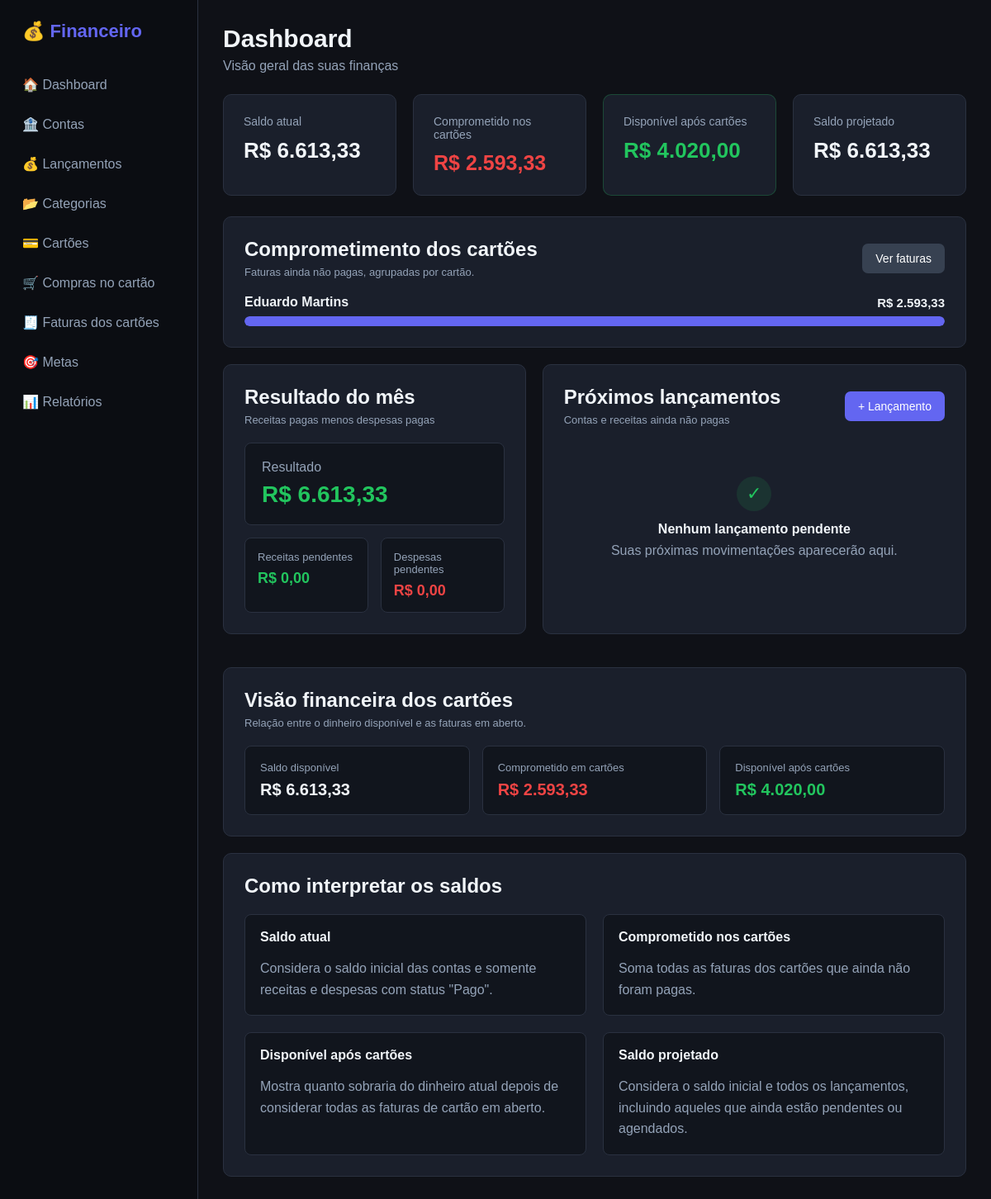
The page / on the database its author committed.
### models/cartao.py (models this page shows, shortened)
class Cartao(db.Model):
    __tablename__ = "cartoes"
    id = db.Column(
        db.Integer,
        primary_key=True
    )
    nome = db.Column(
        db.String(100),
        nullable=False
    )
    banco = db.Column(
        db.String(100),
        nullable=False
    )
    ultimos_digitos = db.Column(
        db.String(4),
        nullable=True
    )
    limite = db.Column(
        db.Numeric(12, 2),
        nullable=False,
        default=0
    )
    dia_fechamento = db.Column(
        db.Integer,
        nullable=False
    )
    dia_vencimento = db.Column(
        db.Integer,
        nullable=False
    )
    ativo = db.Column(
        db.Boolean,
        nullable=False,
        default=True
    )
    criado_em = db.Column(
        db.DateTime,
        default=datetime.utcnow
    )
    faturas = db.relationship(
        "FaturaCartao",
        back_populates="cartao",
        cascade="all, delete-orphan"
    )

### routes/dashboard.py (the view)
@dashboard_bp.route("/")
def dashboard():
    hoje = date.today()
    contas = (
        Conta.query
        .filter_by(
            ativa=True
        )
        .all()
    )
    lancamentos = (
        Lancamento.query
        .all()
    )
    faturas_abertas = (
        FaturaCartao.query
        .filter(
            FaturaCartao.status != "paga"
        )
        .all()
    )
    saldo_atual = 0.0
    saldo_projetado = 0.0
    receitas_mes = 0.0
    despesas_mes = 0.0
    receitas_pendentes = 0.0
    despesas_pendentes = 0.0
    for conta in contas:
        saldo_atual += conta.saldo_atual()
        saldo_projetado += float(
            conta.saldo_inicial or 0
        )
    for lancamento in lancamentos:
        valor = float(
            lancamento.valor or 0
        )
        if lancamento.tipo == "receita":
            fator = valor
        else:
            fator = -valor
        saldo_projetado += fator
        if (
            lancamento.data.year == hoje.year
            and
            lancamento.data.month == hoje.month
        ):
            if lancamento.tipo == "receita":
                if lancamento.status == "pago":
                    receitas_mes += valor
                else:
                    receitas_pendentes += valor
            else:
                if lancamento.status == "pago":
                    despesas_mes += valor
                else:
                    despesas_pendentes += valor
    resultado_mes = (
        receitas_mes -
        despesas_mes
    )
    comprometido_cartoes = sum(
        (
            Decimal(
                str(
                    fatura.valor_total or 0
                )
            )
            for fatura in faturas_abertas
        ),
        Decimal("0.00")
    )
    comprometido_cartoes = float(
        comprometido_cartoes
    )
    cartoes_comprometidos = {}
    for fatura in faturas_abertas:
        if not fatura.cartao:
            continue
        cartao_nome = (
            fatura.cartao.nome
        )
        valor = Decimal(
            str(
                fatura.valor_total or 0
            )
        )
        if cartao_nome not in cartoes_comprometidos:
            cartoes_comprometidos[
                cartao_nome
            ] = Decimal("0.00")
        cartoes_comprometidos[
            cartao_nome
        ] += valor
    cartoes_comprometidos_lista = []
    for nome, valor in sorted(
        cartoes_comprometidos.items(),
        key=lambda item: item[1],
        reverse=True
    ):
        cartoes_comprometidos_lista.append({
            "nome": nome,
            "valor": float(
                valor
            )
        })
    disponivel_apos_cartoes = (
        saldo_atual -
        comprometido_cartoes
    )
    proximos = (
        Lancamento.query
        .filter(
            Lancamento.status != "pago",
            Lancamento.data >= hoje
        )
        .order_by(
            Lancamento.data.asc(),
            Lancamento.id.asc()
        )
        .limit(8)
        .all()
    )
    return render_template(
        "dashboard.html",
        saldo_atual=saldo_atual,
        saldo_projetado=saldo_projetado,
        receitas_mes=receitas_mes,
        despesas_mes=despesas_mes,
        resultado_mes=resultado_mes,
        receitas_pendentes=receitas_pendentes,
        despesas_pendentes=despesas_pendentes,
        proximos=proximos,
        hoje=hoje,
        comprometido_cartoes=(
            comprometido_cartoes
        ),
        disponivel_apos_cartoes=(
            disponivel_apos_cartoes
        ),
        cartoes_comprometidos=(
            cartoes_comprometidos_lista
        )
    )

### templates/dashboard.html (shortened to what this page needs)
{% extends "base.html" %}
{% block content %}
<div class="page-header">
    <div>
        <h1>
            Dashboard
        </h1>
        <p>
            Visão geral das suas finanças
        </p>
    </div>
</div>
<div class="cards">
    <div class="card">
        <span class="card-title">
            Saldo atual
        </span>
        <strong class="valor-destaque">
            R$ {{ saldo_atual|moeda }}
        </strong>
    </div>
    <div class="card dashboard-card-cartao">
        <span class="card-title">
            Comprometido nos cartões
        </span>
        <strong class="valor-negativo">
            R$ {{ comprometido_cartoes|moeda }}
        </strong>
    </div>
    <div class="card dashboard-card-disponivel">
        <span class="card-title">
            Disponível após cartões
        </span>
        <strong
            class="{% if disponivel_apos_cartoes >= 0 %}
                valor-positivo
            {% else %}
                valor-negativo
            {% endif %}"
        >
            R$ {{ disponivel_apos_cartoes|moeda }}
        </strong>
    </div>
    <div class="card">
        <span class="card-title">
            Saldo projetado
        </span>
        <strong>
            R$ {{ saldo_projetado|moeda }}
        </strong>
    </div>
</div>
<div class="panel dashboard-cartoes-panel">
    <div class="panel-header">
        <div>
            <h2>
                Comprometimento dos cartões
            </h2>
            <span class="panel-subtitle">
                Faturas ainda não pagas, agrupadas por cartão.
            </span>
        </div>
        <a
            href="{{ url_for('faturas_cartao.listar') }}"
            class="btn btn-secondary"
        >
            Ver faturas
        </a>
    </div>
    {% if cartoes_comprometidos %}
        {% set maior_valor = cartoes_comprometidos[0].valor %}
        <div class="dashboard-cartoes-list">
            {% for cartao in cartoes_comprometidos %}
                {% if maior_valor > 0 %}
                    {% set percentual = (
                        cartao.valor / maior_valor * 100
                    ) %}
                {% else %}
                    {% set percentual = 0 %}
                {% endif %}
                <div class="dashboard-cartao-item">
                    <div class="dashboard-cartao-header">
                        <strong>
                            {{ cartao.nome }}
                        </strong>
                        <strong>
                            R$ {{ cartao.valor|moeda }}
                        </strong>
                    </div>
                    <div class="dashboard-cartao-bar-bg">
                        <div
                            class="dashboard-cartao-bar"
                            style="width: {{ percentual }}%;"
                        ></div>
                    </div>
                </div>
            {% endfor %}
        </div>
    {% endif %}
</div>
<div class="dashboard-grid">
    <div class="panel">
        <div class="panel-header">
            <div>
                <h2>
                    Resultado do mês
                </h2>
                <span class="panel-subtitle">
                    Receitas pagas menos despesas pagas
                </span>
            </div>
        </div>
        <div class="result-box">
            <span>
                Resultado
            </span>
            <strong
                class="{% if resultado_mes >= 0 %}
                    valor-positivo
                {% else %}
                    valor-negativo
                {% endif %}"
            >
                R$ {{ resultado_mes|moeda }}
            </strong>
        </div>
        <div class="mini-stats">
            <div>
                <span>
                    Receitas pendentes
                </span>
                <strong class="valor-positivo">
                    R$ {{ receitas_pendentes|moeda }}
                </strong>
            </div>
            <div>
                <span>
                    Despesas pendentes
                </span>
                <strong class="valor-negativo">
                    R$ {{ despesas_pendentes|moeda }}
                </strong>
            </div>
        </div>
    </div>
    <div class="panel">
        <div class="panel-header">
            <div>
                <h2>
                    Próximos lançamentos
                </h2>
                <span class="panel-subtitle">
                    Contas e receitas ainda não pagas
                </span>
            </div>
            <a
                href="{{ url_for('lancamentos.novo') }}"
                class="btn btn-primary"
            >
                + Lançamento
            </a>
        </div>
        {% if proximos %}
            <div class="upcoming-list">
                {% for lancamento in proximos %}
                    <div class="upcoming-item">
                        <div class="upcoming-date">
                            <strong>
                                {{ lancamento.data.strftime("%d") }}
                            </strong>
                            <span>
                                {{ lancamento.data.strftime("%m/%Y") }}
                            </span>
                        </div>
                        <div class="upcoming-info">
                            <strong>
                                {{ lancamento.descricao }}
                            </strong>
                            <span>
                                {{ lancamento.conta.nome }}
                                ·
                                {{ lancamento.categoria.nome }}
                            </span>
                        </div>
                        <div
                            class="{% if lancamento.tipo == 'receita' %}
                                valor-positivo
                            {% else %}
                                valor-negativo
                            {% endif %}"
                        >
                            <strong>
                                {% if lancamento.tipo == "receita" %}
                                    +
                                {% else %}
                                    -
                                {% endif %}
                                R$ {{ lancamento.valor|moeda }}
                            </strong>
                        </div>
                    </div>
                {% endfor %}
            </div>
        {% else %}
            <div class="empty-state">
                <span class="empty-icon">
                    ✓
                </span>
                <strong>
                    Nenhum lançamento pendente
                </strong>
                <span>
                    Suas próximas movimentações aparecerão aqui.
                </span>
            </div>
        {% endif %}
    </div>
</div>
<div class="panel dashboard-cartoes-resumo-panel">
    <div class="panel-header">
        <div>
            <h2>
                Visão financeira dos cartões
            </h2>
            <span class="panel-subtitle">
                Relação entre o dinheiro disponível e as faturas em aberto.
            </span>
        </div>
    </div>
    <div class="dashboard-cartao-resumo">
        <div>
            <span>
                Saldo disponível
            </span>
            <strong>
                R$ {{ saldo_atual|moeda }}
            </strong>
        </div>
        <div>
            <span>
                Comprometido em cartões
            </span>
            <strong class="valor-negativo">
                R$ {{ comprometido_cartoes|moeda }}
            </strong>
        </div>
        <div>
            <span>
                Disponível após cartões
            </span>
            <strong
                class="{% if disponivel_apos_cartoes >= 0 %}
                    valor-positivo
                {% else %}
                    valor-negativo
                {% endif %}"
            >
                R$ {{ disponivel_apos_cartoes|moeda }}
            </strong>
        </div>
    </div>
</div>
<div class="panel">
    <div class="panel-header">
        <div>
            <h2>
                Como interpretar os saldos
            </h2>
        </div>
    </div>
    <div class="info-grid">
        <div>
            <strong>
                Saldo atual
            </strong>
            <p>
                Considera o saldo inicial das contas
                e somente receitas e despesas
                com status "Pago".
            </p>
        </div>
        <div>
            <strong>
                Comprometido nos cartões
            </strong>
            <p>
                Soma todas as faturas dos cartões
                que ainda não foram pagas.
            </p>
        </div>
        <div>
            <strong>
                Disponível após cartões
            </strong>
            <p>
                Mostra quanto sobraria do dinheiro
                atual depois de considerar todas
                as faturas de cartão em aberto.
            </p>
        </div>
        <div>
            <strong>
                Saldo projetado
            </strong>
            <p>
                Considera o saldo inicial e todos
                os lançamentos, incluindo aqueles
                que ainda estão pendentes ou
                agendados.
            </p>
        </div>
    </div>
</div>
{% endblock %}

### rows shown on the page
Cartao: nome "Eduardo Martins", valor|moeda "2.593,33", {{ percentual }} 100.0 (drawn)

### other values the page prints
{{ saldo_atual|moeda }} "6.613,33"
{{ comprometido_cartoes|moeda }} "2.593,33"
{{ disponivel_apos_cartoes|moeda }} "4.020,00"
{{ saldo_projetado|moeda }} "6.613,33"
{{ resultado_mes|moeda }} "6.613,33"
{{ receitas_pendentes|moeda }} "0,00"
{{ despesas_pendentes|moeda }} "0,00"
